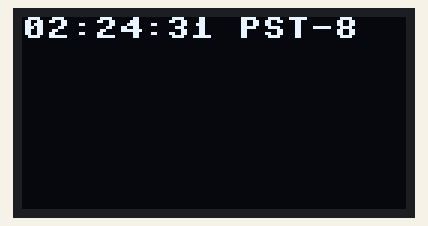
Simulated run of this program. Board: Raspberry Pi Pico running MicroPython. Shown: 128×64 one-colour display. WiFi joins after 1.5 s; the clock reads 2024-03-15 10:24:30 at power-on unless the program sets it.

Above: at 1.7 s.
At 5.8 s:
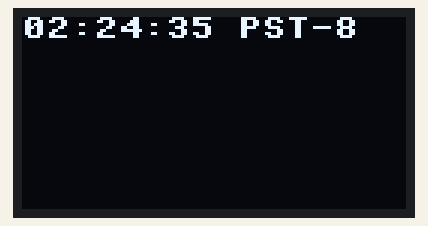
At 10.9 s:
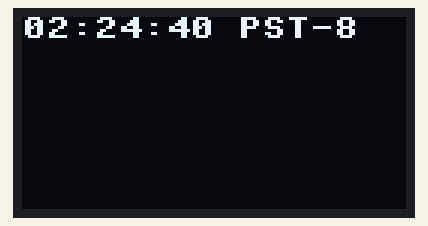
At 20.1 s:
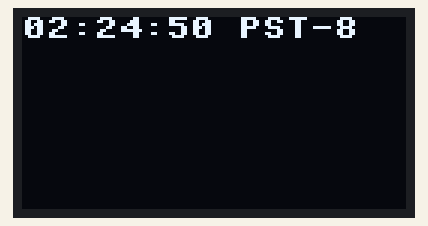
At 27.3 s:
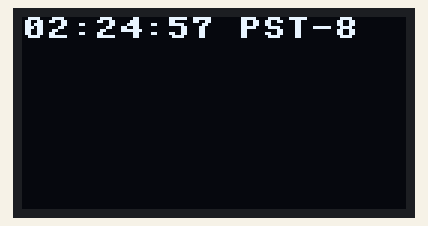
At 38.5 s:
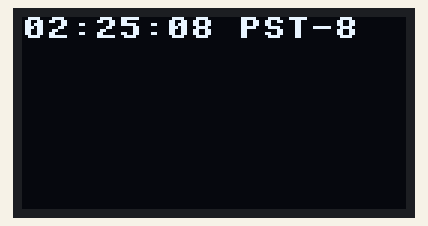

The program:

HoraWifi.py
```python
import machine
import utime
import network
import ntptime
from ssd1306 import SSD1306_I2C

# Configurar el bus I2C
i2c = machine.I2C(0, scl=machine.Pin(9), sda=machine.Pin(8))

# Configurar el OLED Display
oled_width = 128
oled_height = 64
oled = SSD1306_I2C(oled_width, oled_height, i2c)

# Configurar la conexión WiFi
ssid = 'Aqui colocaras tu red wifi'
password = 'Aqui colocaras la contrasenia'
wifi = network.WLAN(network.STA_IF)
wifi.active(True)
wifi.connect(ssid, password)
while not wifi.isconnected():
    pass

# Sincronizar la hora con el servidor de tiempo NTP
ntptime.settime()

# Función para convertir el tiempo UTC a PST-8
def utc_to_pst8(utc):
    return (utc - 28800) % 86400

# Mostrar la hora en la pantalla OLED
while True:
    # Obtener la hora actual en PST-8
    utc_time = utime.time()
    pst8_time = utc_to_pst8(utc_time)

    # Convertir la hora a un formato legible
    hours = (pst8_time // 3600) % 24
    minutes = (pst8_time // 60) % 60
    seconds = pst8_time % 60

    # Mostrar la hora en la pantalla OLED
    oled.fill(0)
    oled.text("{:02d}:{:02d}:{:02d} PST-8".format(hours, minutes, seconds), 0, 0)
    oled.show()

    # Esperar 1 segundo antes de volver a obtener la hora
    utime.sleep(1)
```

Measured:
- what the display in image 0 shows lasts 1.0 s, from 1.6 s to 2.6 s
